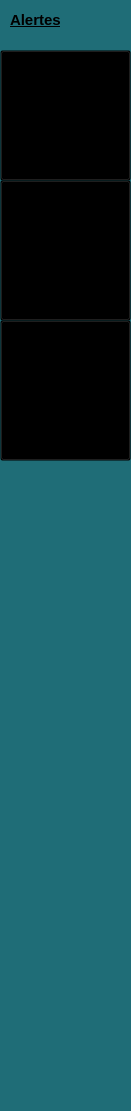
    <widget class="QWidget" name="widget_3" native="true">
     <property name="geometry">
      <rect>
       <x>0</x>
       <y>0</y>
       <width>131</width>
       <height>1111</height>
      </rect>
     </property>
     <property name="palette">
      <palette>
       <active>
        <colorrole role="WindowText">
         <brush brushstyle="SolidPattern">
          <color alpha="255">
           <red>255</red>
           <green>255</green>
           <blue>255</blue>
          </color>
         </brush>
        </colorrole>
        <colorrole role="Button">
         <brush brushstyle="SolidPattern">
          <color alpha="255">
           <red>31</red>
           <green>109</green>
           <blue>119</blue>
          </color>
         </brush>
        </colorrole>
        <colorrole role="Light">
         <brush brushstyle="SolidPattern">
          <color alpha="255">
           <red>46</red>
           <green>163</green>
           <blue>178</blue>
          </color>
         </brush>
        </colorrole>
        <colorrole role="Midlight">
         <brush brushstyle="SolidPattern">
          <color alpha="255">
           <red>38</red>
           <green>136</green>
           <blue>148</blue>
          </color>
         </brush>
        </colorrole>
        <colorrole role="Dark">
         <brush brushstyle="SolidPattern">
          <color alpha="255">
           <red>15</red>
           <green>54</green>
           <blue>59</blue>
          </color>
         </brush>
        </colorrole>
        <colorrole role="Mid">
         <brush brushstyle="SolidPattern">
          <color alpha="255">
           <red>21</red>
           <green>73</green>
           <blue>79</blue>
          </color>
         </brush>
        </colorrole>
        <colorrole role="Text">
         <brush brushstyle="SolidPattern">
          <color alpha="255">
           <red>255</red>
           <green>255</green>
           <blue>255</blue>
          </color>
         </brush>
        </colorrole>
        <colorrole role="BrightText">
         <brush brushstyle="SolidPattern">
          <color alpha="255">
           <red>255</red>
           <green>255</green>
           <blue>255</blue>
          </color>
         </brush>
        </colorrole>
        <colorrole role="ButtonText">
         <brush brushstyle="SolidPattern">
          <color alpha="255">
           <red>255</red>
           <green>255</green>
           <blue>255</blue>
          </color>
         </brush>
        </colorrole>
        <colorrole role="Base">
         <brush brushstyle="SolidPattern">
          <color alpha="255">
           <red>0</red>
           <green>0</green>
           <blue>0</blue>
          </color>
         </brush>
        </colorrole>
        <colorrole role="Window">
         <brush brushstyle="SolidPattern">
          <color alpha="255">
           <red>31</red>
           <green>109</green>
           <blue>119</blue>
          </color>
         </brush>
        </colorrole>
        <colorrole role="Shadow">
         <brush brushstyle="SolidPattern">
          <color alpha="255">
           <red>0</red>
           <green>0</green>
           <blue>0</blue>
          </color>
         </brush>
        </colorrole>
        <colorrole role="AlternateBase">
         <brush brushstyle="SolidPattern">
          <color alpha="255">
           <red>15</red>
           <green>54</green>
           <blue>59</blue>
          </color>
         </brush>
        </colorrole>
        <colorrole role="ToolTipBase">
         <brush brushstyle="SolidPattern">
          <color alpha="255">
           <red>255</red>
           <green>255</green>
           <blue>220</blue>
          </color>
         </brush>
        </colorrole>
        <colorrole role="ToolTipText">
         <brush brushstyle="SolidPattern">
          <color alpha="255">
           <red>0</red>
           <green>0</green>
           <blue>0</blue>
          </color>
         </brush>
        </colorrole>
        <colorrole role="PlaceholderText">
         <brush brushstyle="SolidPattern">
          <color alpha="127">
           <red>255</red>
           <green>255</green>
           <blue>255</blue>
          </color>
         </brush>
        </colorrole>
        <colorrole role="Accent">
         <brush brushstyle="SolidPattern">
          <color alpha="255">
           <red>0</red>
           <green>0</green>
           <blue>0</blue>
          </color>
         </brush>
        </colorrole>
       </active>
       <inactive>
        <colorrole role="WindowText">
         <brush brushstyle="SolidPattern">
          <color alpha="255">
           <red>255</red>
           <green>255</green>
           <blue>255</blue>
          </color>
         </brush>
        </colorrole>
        <colorrole role="Button">
         <brush brushstyle="SolidPattern">
          <color alpha="255">
           <red>31</red>
           <green>109</green>
           <blue>119</blue>
          </color>
         </brush>
        </colorrole>
        <colorrole role="Light">
         <brush brushstyle="SolidPattern">
          <color alpha="255">
           <red>46</red>
           <green>163</green>
           <blue>178</blue>
          </color>
         </brush>
        </colorrole>
        <colorrole role="Midlight">
         <brush brushstyle="SolidPattern">
          <color alpha="255">
           <red>38</red>
           <green>136</green>
           <blue>148</blue>
          </color>
         </brush>
        </colorrole>
        <colorrole role="Dark">
         <brush brushstyle="SolidPattern">
          <color alpha="255">
           <red>15</red>
           <green>54</green>
           <blue>59</blue>
          </color>
         </brush>
        </colorrole>
        <colorrole role="Mid">
         <brush brushstyle="SolidPattern">
          <color alpha="255">
           <red>21</red>
           <green>73</green>
           <blue>79</blue>
          </color>
         </brush>
        </colorrole>
        <colorrole role="Text">
         <brush brushstyle="SolidPattern">
          <color alpha="255">
           <red>255</red>
           <green>255</green>
           <blue>255</blue>
          </color>
         </brush>
        </colorrole>
        <colorrole role="BrightText">
         <brush brushstyle="SolidPattern">
          <color alpha="255">
           <red>255</red>
           <green>255</green>
           <blue>255</blue>
          </color>
         </brush>
        </colorrole>
        <colorrole role="ButtonText">
         <brush brushstyle="SolidPattern">
          <color alpha="255">
           <red>255</red>
           <green>255</green>
           <blue>255</blue>
          </color>
         </brush>
        </colorrole>
        <colorrole role="Base">
         <brush brushstyle="SolidPattern">
          <color alpha="255">
           <red>0</red>
           <green>0</green>
           <blue>0</blue>
          </color>
         </brush>
        </colorrole>
        <colorrole role="Window">
         <brush brushstyle="SolidPattern">
          <color alpha="255">
           <red>31</red>
           <green>109</green>
           <blue>119</blue>
          </color>
         </brush>
        </colorrole>
        <colorrole role="Shadow">
         <brush brushstyle="SolidPattern">
          <color alpha="255">
           <red>0</red>
           <green>0</green>
           <blue>0</blue>
          </color>
         </brush>
        </colorrole>
        <colorrole role="AlternateBase">
         <brush brushstyle="SolidPattern">
          <color alpha="255">
           <red>15</red>
           <green>54</green>
           <blue>59</blue>
          </color>
         </brush>
        </colorrole>
        <colorrole role="ToolTipBase">
         <brush brushstyle="SolidPattern">
          <color alpha="255">
           <red>255</red>
           <green>255</green>
           <blue>220</blue>
          </color>
         </brush>
        </colorrole>
        <colorrole role="ToolTipText">
         <brush brushstyle="SolidPattern">
          <color alpha="255">
           <red>0</red>
           <green>0</green>
           <blue>0</blue>
          </color>
         </brush>
        </colorrole>
        <colorrole role="PlaceholderText">
         <brush brushstyle="SolidPattern">
          <color alpha="127">
           <red>255</red>
           <green>255</green>
           <blue>255</blue>
          </color>
         </brush>
        </colorrole>
        <colorrole role="Accent">
         <brush brushstyle="SolidPattern">
          <color alpha="255">
           <red>0</red>
           <green>0</green>
           <blue>0</blue>
          </color>
         </brush>
        </colorrole>
       </inactive>
       <disabled>
        <colorrole role="WindowText">
         <brush brushstyle="SolidPattern">
          <color alpha="255">
           <red>15</red>
           <green>54</green>
           <blue>59</blue>
          </color>
         </brush>
        </colorrole>
        <colorrole role="Button">
         <brush brushstyle="SolidPattern">
          <color alpha="255">
           <red>31</red>
           <green>109</green>
           <blue>119</blue>
          </color>
         </brush>
        </colorrole>
        <colorrole role="Light">
         <brush brushstyle="SolidPattern">
          <color alpha="255">
           <red>46</red>
           <green>163</green>
           <blue>178</blue>
          </color>
         </brush>
        </colorrole>
        <colorrole role="Midlight">
         <brush brushstyle="SolidPattern">
          <color alpha="255">
           <red>38</red>
           <green>136</green>
           <blue>148</blue>
          </color>
         </brush>
        </colorrole>
        <colorrole role="Dark">
         <brush brushstyle="SolidPattern">
          <color alpha="255">
           <red>15</red>
           <green>54</green>
           <blue>59</blue>
          </color>
         </brush>
        </colorrole>
        <colorrole role="Mid">
         <brush brushstyle="SolidPattern">
          <color alpha="255">
           <red>21</red>
           <green>73</green>
           <blue>79</blue>
          </color>
         </brush>
        </colorrole>
        <colorrole role="Text">
         <brush brushstyle="SolidPattern">
          <color alpha="255">
           <red>15</red>
           <green>54</green>
           <blue>59</blue>
          </color>
         </brush>
        </colorrole>
        <colorrole role="BrightText">
         <brush brushstyle="SolidPattern">
          <color alpha="255">
           <red>255</red>
           <green>255</green>
           <blue>255</blue>
          </color>
         </brush>
        </colorrole>
        <colorrole role="ButtonText">
         <brush brushstyle="SolidPattern">
          <color alpha="255">
           <red>15</red>
           <green>54</green>
           <blue>59</blue>
          </color>
         </brush>
        </colorrole>
        <colorrole role="Base">
         <brush brushstyle="SolidPattern">
          <color alpha="255">
           <red>31</red>
           <green>109</green>
           <blue>119</blue>
          </color>
         </brush>
        </colorrole>
        <colorrole role="Window">
         <brush brushstyle="SolidPattern">
          <color alpha="255">
           <red>31</red>
           <green>109</green>
           <blue>119</blue>
          </color>
         </brush>
        </colorrole>
        <colorrole role="Shadow">
         <brush brushstyle="SolidPattern">
          <color alpha="255">
           <red>0</red>
           <green>0</green>
           <blue>0</blue>
          </color>
         </brush>
        </colorrole>
        <colorrole role="AlternateBase">
         <brush brushstyle="SolidPattern">
          <color alpha="255">
           <red>31</red>
           <green>109</green>
           <blue>119</blue>
          </color>
         </brush>
        </colorrole>
        <colorrole role="ToolTipBase">
         <brush brushstyle="SolidPattern">
          <color alpha="255">
           <red>255</red>
           <green>255</green>
           <blue>220</blue>
          </color>
         </brush>
        </colorrole>
        <colorrole role="ToolTipText">
         <brush brushstyle="SolidPattern">
          <color alpha="255">
           <red>0</red>
           <green>0</green>
           <blue>0</blue>
          </color>
         </brush>
        </colorrole>
        <colorrole role="PlaceholderText">
         <brush brushstyle="SolidPattern">
          <color alpha="127">
           <red>15</red>
           <green>54</green>
           <blue>59</blue>
          </color>
         </brush>
        </colorrole>
        <colorrole role="Accent">
         <brush brushstyle="SolidPattern">
          <color alpha="255">
           <red>22</red>
           <green>77</green>
           <blue>84</blue>
          </color>
         </brush>
        </colorrole>
       </disabled>
      </palette>
     </property>
     <property name="autoFillBackground">
      <bool>true</bool>
     </property>
     <widget class="QPushButton" name="pushButton_4">
      <property name="geometry">
       <rect>
        <x>0</x>
        <y>50</y>
        <width>131</width>
        <height>131</height>
       </rect>
      </property>
      <property name="styleSheet">
       <string notr="true">background: transparent;</string>
      </property>
      <property name="text">
       <string/>
      </property>
      <property name="icon">
       <iconset resource="image.qrc">
        <normaloff>:/icon4.png</normaloff>:/icon4.png</iconset>
      </property>
      <property name="iconSize">
       <size>
        <width>83</width>
        <height>85</height>
       </size>
      </property>
     </widget>
     <widget class="QPushButton" name="rdv">
      <property name="geometry">
       <rect>
        <x>0</x>
        <y>180</y>
        <width>131</width>
        <height>141</height>
       </rect>
      </property>
      <property name="styleSheet">
       <string notr="true">background: transparent;</string>
      </property>
      <property name="text">
       <string/>
      </property>
      <property name="icon">
       <iconset resource="image.qrc">
        <normaloff>:/icon6.png</normaloff>:/icon6.png</iconset>
      </property>
      <property name="iconSize">
       <size>
        <width>60</width>
        <height>74</height>
       </size>
      </property>
     </widget>
     <widget class="QLabel" name="label_6">
      <property name="geometry">
       <rect>
        <x>20</x>
        <y>290</y>
        <width>111</width>
        <height>20</height>
       </rect>
      </property>
      <property name="font">
       <font>
        <pointsize>11</pointsize>
        <italic>false</italic>
        <bold>true</bold>
        <underline>false</underline>
        <strikeout>false</strikeout>
       </font>
      </property>
      <property name="styleSheet">
       <string notr="true">color:black;</string>
      </property>
      <property name="text">
       <string>Rendez-vous</string>
      </property>
     </widget>
     <widget class="QPushButton" name="eventB">
      <property name="geometry">
       <rect>
        <x>0</x>
        <y>320</y>
        <width>131</width>
        <height>141</height>
       </rect>
      </property>
      <property name="styleSheet">
       <string notr="true">background: transparent;</string>
      </property>
      <property name="text">
       <string/>
      </property>
      <property name="icon">
       <iconset resource="image.qrc">
        <normaloff>:/icon7.png</normaloff>:/icon7.png</iconset>
      </property>
      <property name="iconSize">
       <size>
        <width>83</width>
        <height>77</height>
       </size>
      </property>
     </widget>
     <widget class="QLabel" name="label_7">
      <property name="geometry">
       <rect>
        <x>20</x>
        <y>430</y>
        <width>111</width>
        <height>20</height>
       </rect>
      </property>
      <property name="font">
       <font>
        <pointsize>11</pointsize>
        <italic>false</italic>
        <bold>true</bold>
        <underline>false</underline>
        <strikeout>false</strikeout>
       </font>
      </property>
      <property name="styleSheet">
       <string notr="true">color:black;</string>
      </property>
      <property name="text">
       <string>Evenements</string>
      </property>
     </widget>
     <widget class="QLabel" name="label_5">
      <property name="geometry">
       <rect>
        <x>30</x>
        <y>150</y>
        <width>81</width>
        <height>20</height>
       </rect>
      </property>
      <property name="font">
       <font>
        <pointsize>11</pointsize>
        <italic>false</italic>
        <bold>true</bold>
        <underline>false</underline>
        <strikeout>false</strikeout>
       </font>
      </property>
      <property name="styleSheet">
       <string notr="true">color:black;</string>
      </property>
      <property name="text">
       <string>Patients</string>
      </property>
     </widget>
     <widget class="QLabel" name="label">
      <property name="geometry">
       <rect>
        <x>60</x>
        <y>10</y>
        <width>81</width>
        <height>31</height>
       </rect>
      </property>
      <property name="styleSheet">
       <string notr="true">image: url(:/bell.png);</string>
      </property>
      <property name="text">
       <string/>
      </property>
     </widget>
     <widget class="QLabel" name="label_9">
      <property name="geometry">
       <rect>
        <x>10</x>
        <y>10</y>
        <width>63</width>
        <height>20</height>
       </rect>
      </property>
      <property name="font">
       <font>
        <pointsize>11</pointsize>
        <italic>false</italic>
        <bold>true</bold>
        <underline>true</underline>
        <strikeout>false</strikeout>
       </font>
      </property>
      <property name="styleSheet">
       <string notr="true">color:black;</string>
      </property>
      <property name="text">
       <string>Alertes</string>
      </property>
     </widget>
    </widget>
